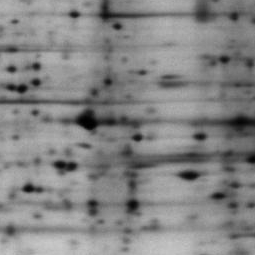
%> input picture MASTER_mispa/TUT.IMG.image_segmentation_watershed/matlab/gel.jpg, 255 x 255 px
$ octave --eval "result = closeHoles(imread('../../../MASTER_mispa/TUT.IMG.image_segmentation_watershed/matlab/gel.jpg'));"   (GNU Octave 9; MATLAB toolbox functions it lacks are replaced by stand-ins)
%> lines starting %> are read from the running program, lines starting %| are printed output that depends on the picture; in (x1, y1, x2, y2) boxes, pixels count from 0 and x2, y2 are one past the last pixel; in counts of white or black regions, pixels touching at a corner belong together; the program's own positions count from 1
### TB_IPR/TUT.IMG.binary_morphological_reconstruction/matlab/reconstruct.m
function B=reconstruct(A,M)
M=min(M,A);
r=bwarea(M);
s=0;
se=strel('disk',1);
while (r ~= s)
    s=r;
    M=min(A, imdilate(M, se));
    r=bwarea(M);
end
B=M;

### TB_IPR/TUT.IMG.binary_morphological_reconstruction/matlab/closeHoles.m
function B=closeHoles(A)
Ac=imcomplement(A);
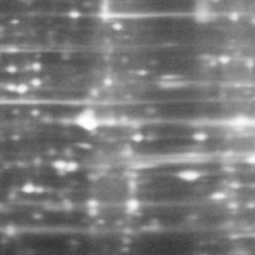
%> Ac: size 255x255 uint8; min 54, max 255, mean 123.1
[m,n]=size(A);
%> m = 255; n = 255
M=zeros(m,n);
M(1,:)=255;
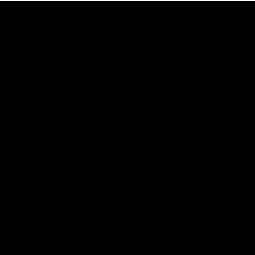
%> M: size 255x255 double; 0.39% white in thin lines or dots, all inside (x1, y1, x2, y2) = (0, 0, 255, 1)
M(m,:)=255;
M(:,1)=255;
M(:,n)=255;
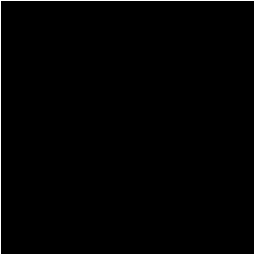
%> M: size 255x255 double; 1.6% white in thin lines or dots
M=reconstruct(Ac,M);
%> in reconstruct, `r=bwarea(M);`: r = 1016.5
%> the loop in reconstruct, `while (r ~= s)` made 128 passes
%> (s, r) on passes 1 to 12: (1016.5, 2024.5), (2024.5, 3024.5), (3024.5, 4016.5), (4016.5, 5000.5), (5000.5, 5976.5), (5976.5, 6944.5), (6944.5, 7904.5), (7904.5, 8856.5), (8856.5, 9800.5), (9800.5, 10736.5), (10736.5, 11664.5), (11664.5, 12584.5)
%> pass 1, in reconstruct, `M=min(A, imdilate(M, se));`:
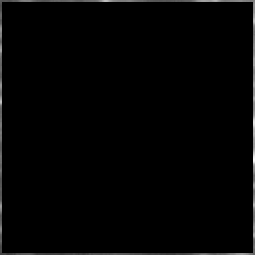
%> M: size 255x255 uint8; min 0, max 249, mean 3.5
%> pass 3, in reconstruct, `M=min(A, imdilate(M, se));`:
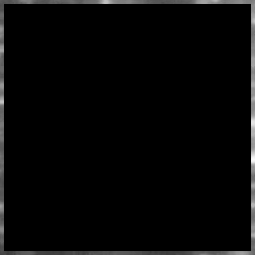
%> M: size 255x255 uint8; min 0, max 249, mean 7
%> after the loop in reconstruct, `while (r ~= s)`:
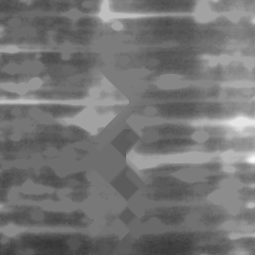
%> M: size 255x255 uint8; min 54, max 249, mean 115.8
B=imcomplement(M);
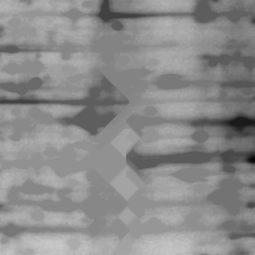
%> B: size 255x255 uint8; min 6, max 201, mean 139.2
